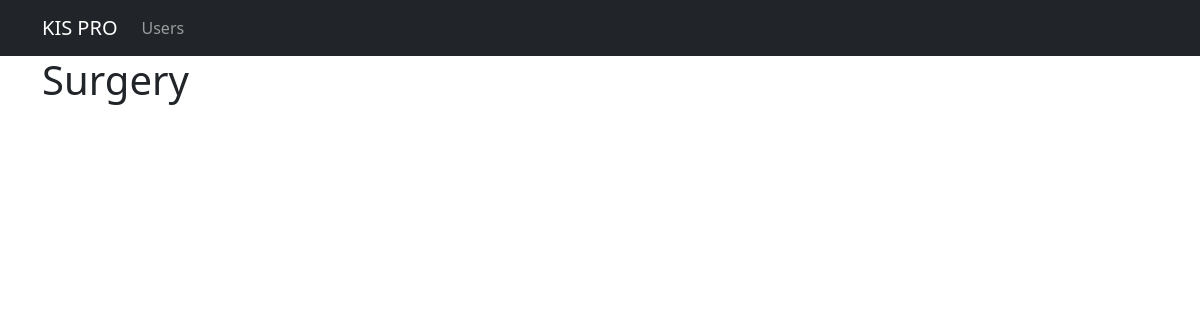
The app's page /surgery/3, older data.
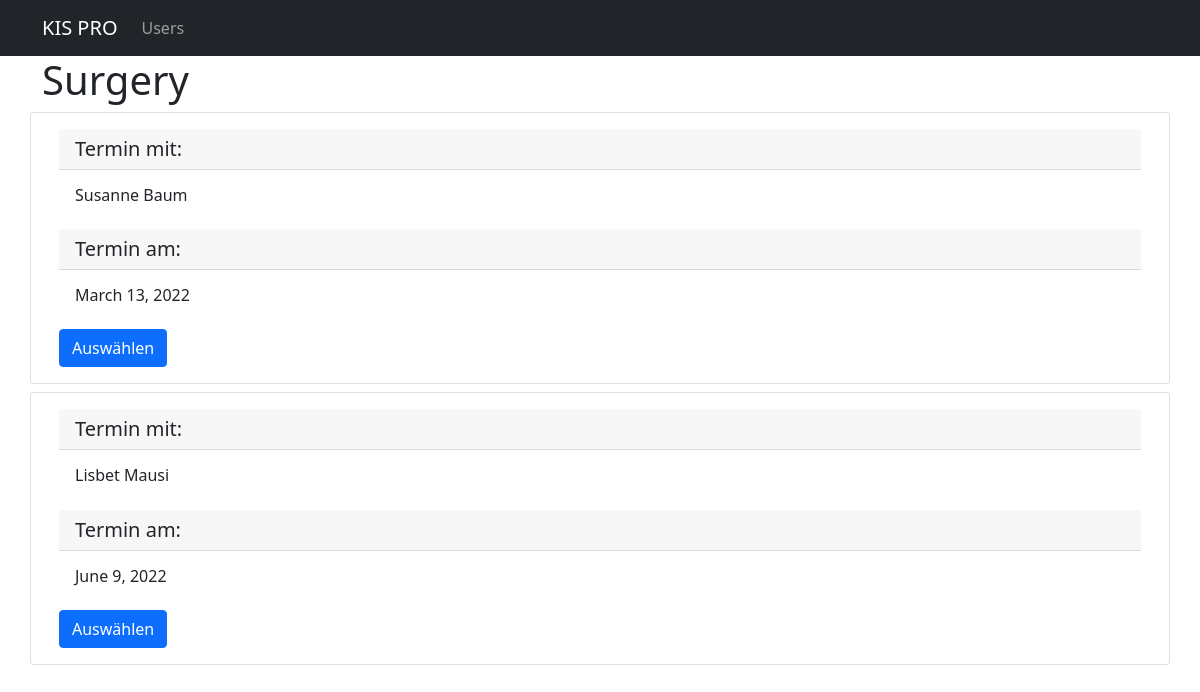
The same page, newer data.
### kis_pro/models.py (models this page shows, shortened)
class Cases(models.Model):
    timestamp = models.DateField()
    patient = models.ForeignKey(Patient, on_delete=models.CASCADE)
    doctor = models.ForeignKey(Doctor, on_delete=models.CASCADE)

class Person(models.Model):
    title = models.CharField(max_length=50)
    firstname = models.CharField(max_length=100)
    lastname = models.CharField(max_length=100)
    def user_print(self):
        return self.title + ' ' + self.firstname + ' ' + self.lastname
    def __str__(self):
        return self.user_print()
    class Meta:
        abstract = True

class Patient(Person):
    birthdate = models.DateField()
    attending_doctor = models.ManyToManyField(Doctor)

### kis_pro/views.py (the view)
# urls.py: path("surgery/<int:pk>", views.kis_pro_surgery, name="kis_pro_surgery"),
def kis_pro_surgery(request, pk):
    doc = Doctor.objects.get(pk=pk)
    cases = Cases.objects.filter(doctor=doc)
    context = {
        'cases': cases
    }
    return render(request, 'surgery/kis_pro_surgery.html', context)

### kis_pro/templates/surgery/kis_pro_surgery.html
{% extends 'base.html' %}
{% load static %}
{% block page_content %}
    <h1>Surgery</h1>
    <div class="row">
        {% for case in cases %}
            <div class="card mb-2">
                <div class="card-body">
                    <h5 class="card-header">Termin mit: </h5>
                    <h6 class="card-body">{{ case.patient }}</h6>
                    <h5 class="card-header">Termin am: </h5>
                    <h6 class="card-body">{{ case.timestamp }}</h6>
                    <a href="{% url 'kis_pro_surgery_meet' case.doctor.pk case.pk %}"
                       class="btn btn-primary">
                        Auswählen
                    </a>
                </div>
            </div>
        {% endfor %}
    </div>
{% endblock %}

Row changes from the older to the newer data that the page shows:
added Cases: patient "Susanne Baum", timestamp "March 13, 2022"
added Cases: patient "Lisbet Mausi", timestamp "June 9, 2022"
